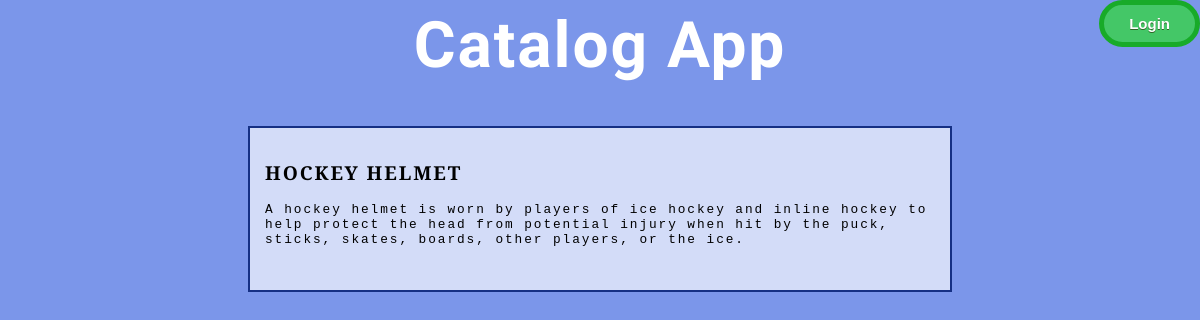
/catalog/Hockey/Hockey Helmet/, run on the app's committed database.
### database_setup.py (models this page shows, shortened)
class SportItem(Base):
    __tablename__ = 'sport_item'
    name = Column(String(80), nullable=False)
    id = Column(Integer, primary_key=True)
    image = Column(String(250))
    description = Column(String(1000))
    user_id = Column(String(80))
    time = Column(DateTime(False))
    sport_category_name = Column(Integer, ForeignKey('sport_category.name'))
    sport_category = relationship(SportCategory)

### catalogapp.py (the view)
@app.route('/catalog/<sport_category_name>/<sport_item_name>/')
def sportItemDescription(sport_category_name, sport_item_name):
    credentials = login_session.get('credentials')
    sport_item = session.query(SportItem).filter_by(
        sport_category_name=sport_category_name, name=sport_item_name).one()
    return render_template('ItemDescriptionPage.html',
                           sport_item=sport_item,
                           credentials=credentials)

### templates/ItemDescriptionPage.html (shortened to what this page needs)
<html>
<head>
    <link rel=stylesheet type=text/css href="{{ url_for('static', filename='styles.css')}}">
</head>
<body>
  <div id="page">
    <div id= "header">
      <div class="title"> <h1> Catalog App </h1></div>
    </div>
    <div class="login">
        {% if credentials %}
        <form action="{{ url_for('gdisconnect') }}">
          <input class= "login" type="submit" value="Logout">
        </form>
        {% else %}
        <form action="{{ url_for('showLogin') }}">
          <input class="login" type="submit" value="Login">
        </form>
        {% endif %}
    </div>
    <div id= "outerbox">
    <div id= "innerbox">
      <div class="itemdescription">
        <h2 style="text-transform: uppercase"> {{ sport_item.name }} </h2>
        <p>{{sport_item.description}}</p>
      </div>
    </div>
    </div>
  </div>
</body>
</html>

### static/styles.css (style rules this page uses)
body { font-size: 80%; font-family: "PT Serif", Courier, monospace; letter-spacing: 0.15em; text-align: center; background-color: #7b96ea; }
h1 { font-family: "Satisfy"; font-size: 500%; color:#FFFFFF; }
#outerbox { width: 700px; margin-left: auto; margin-right: auto; border: 2px solid #153084; background-color: #d3dcf8; }
#innerbox { width: 700px; margin-left: auto; margin-right: auto; padding: 15px; }
.items, .categories, #innerbox, #outerbox { height: auto; overflow:hidden; }
.itemdescription { text-align: left; width: 680px; float: left; }
input[type=submit].login { position:absolute; top:0; right:0; background-color:#44c767; -moz-border-radius:28px; -webkit-border-radius:28px; border-radius:28px; border:5px solid #18ab29; display:inline-block; cursor:pointer; color:#ffffff; font-family:Arial; font-size:15px; font-weight: bold; padding:10px 25px; text-decoration:none; text-shadow:0px 1px 0px #2f6627; }

### data on the page
SportItem: name "HOCKEY HELMET", description "A hockey helmet is worn by players of ice hockey and inline hockey to help protect the head from potential injury when hit by the puck, sticks, skates, boards, other players, or the ice."
